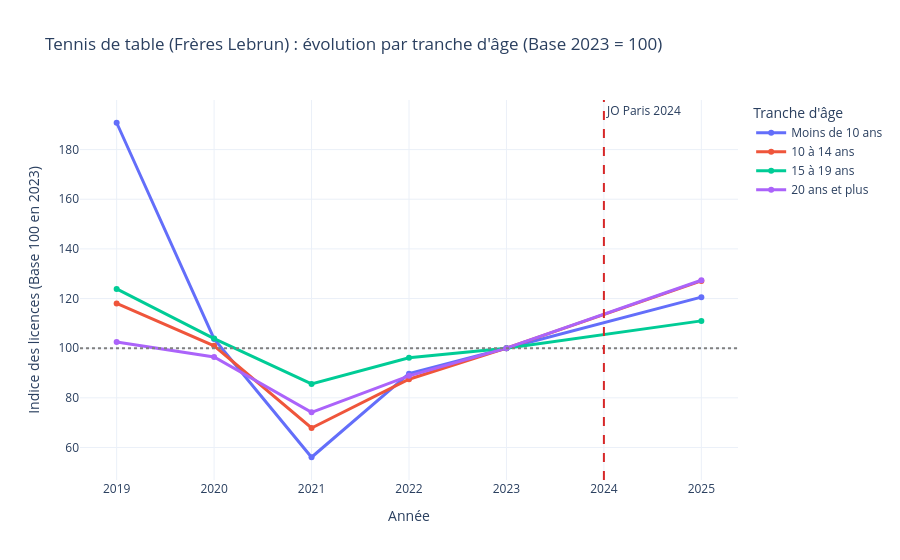

Notebook code for this chart:
### Markdown cell above
## AGE

### Code cell
import importlib
import src.collect_licences as cl
import src.viz as vz

importlib.reload(cl)
importlib.reload(vz)

df_ping_ages = cl.construire_base_ages_2019_2025(code_fed_cible="124")

# Part de chaque tranche d'âge dans les nouveaux licenciés gagnés entre 2023 et 2025
piv_age = df_ping_ages.pivot(index="tranche_age", columns="annee", values="licences")
piv_age["gain_2023_2025"] = piv_age[2025] - piv_age[2023]
piv_age["part_du_gain (%)"] = (piv_age["gain_2023_2025"] / piv_age["gain_2023_2025"].sum()) * 100
display(piv_age)

fig_age = vz.plot_effet_age(df_ping_ages, "Tennis de table", "Frères Lebrun", annee_ref=2023)
fig_age.show()

### Figure 1 — Plotly figure (JSON) as saved in the notebook; plotly's stock layout.template omitted (floating-point values rounded to 4 significant figures)
{"data": [{"hovertemplate": "Tranche d'âge=Moins de 10 ans<br>Année=%{x}<br>Indice des licences (Base 100 en 2023)=%{y}<extra></extra>", "legendgroup": "Moins de 10 ans", "line": {"color": "#636efa", "dash": "solid", "width": 3}, "marker": {"symbol": "circle"}, "mode": "lines+markers", "name": "Moins de 10 ans", "orientation": "v", "showlegend": true, "type": "scatter", "x": [2019, 2020, 2021, 2022, 2023, 2025], "xaxis": "x", "y": [190.8, 103.7, 56.06, 89.72, 100.0, 120.6], "yaxis": "y"}, {"hovertemplate": "Tranche d'âge=10 à 14 ans<br>Année=%{x}<br>Indice des licences (Base 100 en 2023)=%{y}<extra></extra>", "legendgroup": "10 à 14 ans", "line": {"color": "#EF553B", "dash": "solid", "width": 3}, "marker": {"symbol": "circle"}, "mode": "lines+markers", "name": "10 à 14 ans", "orientation": "v", "showlegend": true, "type": "scatter", "x": [2019, 2020, 2021, 2022, 2023, 2025], "xaxis": "x", "y": [118.0, 101.0, 67.84, 87.48, 100.0, 127.1], "yaxis": "y"}, {"hovertemplate": "Tranche d'âge=15 à 19 ans<br>Année=%{x}<br>Indice des licences (Base 100 en 2023)=%{y}<extra></extra>", "legendgroup": "15 à 19 ans", "line": {"color": "#00cc96", "dash": "solid", "width": 3}, "marker": {"symbol": "circle"}, "mode": "lines+markers", "name": "15 à 19 ans", "orientation": "v", "showlegend": true, "type": "scatter", "x": [2019, 2020, 2021, 2022, 2023, 2025], "xaxis": "x", "y": [123.9, 103.9, 85.58, 96.16, 100.0, 111.0], "yaxis": "y"}, {"hovertemplate": "Tranche d'âge=20 ans et plus<br>Année=%{x}<br>Indice des licences (Base 100 en 2023)=%{y}<extra></extra>", "legendgroup": "20 ans et plus", "line": {"color": "#ab63fa", "dash": "solid", "width": 3}, "marker": {"symbol": "circle"}, "mode": "lines+markers", "name": "20 ans et plus", "orientation": "v", "showlegend": true, "type": "scatter", "x": [2019, 2020, 2021, 2022, 2023, 2025], "xaxis": "x", "y": [102.5, 96.45, 74.17, 88.85, 100.0, 127.4], "yaxis": "y"}], "layout": {"annotations": [{"showarrow": false, "text": "JO Paris 2024", "x": 2024, "xanchor": "left", "xref": "x", "y": 1, "yanchor": "top", "yref": "y domain"}], "legend": {"title": {"text": "Tranche d'âge"}, "tracegroupgap": 0}, "shapes": [{"line": {"color": "gray", "dash": "dot"}, "type": "line", "x0": 0, "x1": 1, "xref": "x domain", "y0": 100, "y1": 100, "yref": "y"}, {"line": {"color": "#d62728", "dash": "dash"}, "type": "line", "x0": 2024, "x1": 2024, "xref": "x", "y0": 0, "y1": 1, "yref": "y domain"}], "title": {"text": "Tennis de table (Frères Lebrun) : évolution par tranche d'âge (Base 2023 = 100)"}, "xaxis": {"anchor": "y", "domain": [0, 1], "title": {"text": "Année"}}, "yaxis": {"anchor": "x", "domain": [0, 1], "title": {"text": "Indice des licences (Base 100 en 2023)"}}}}
